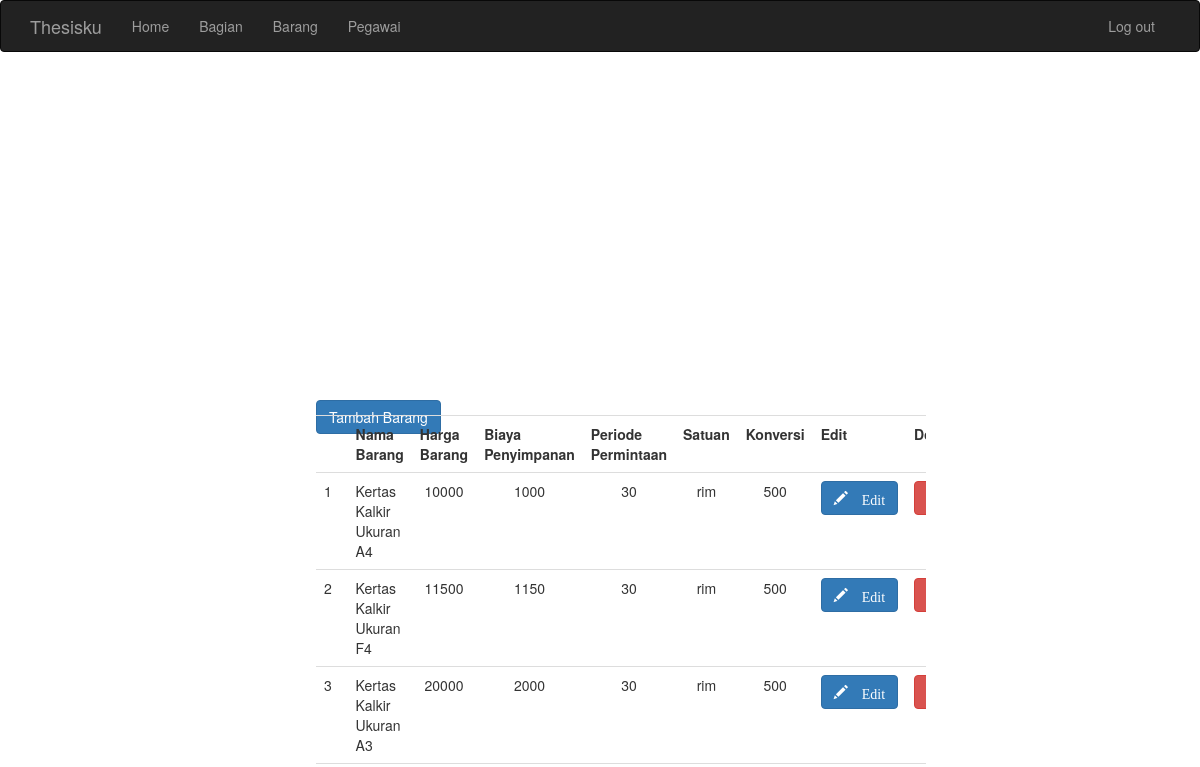
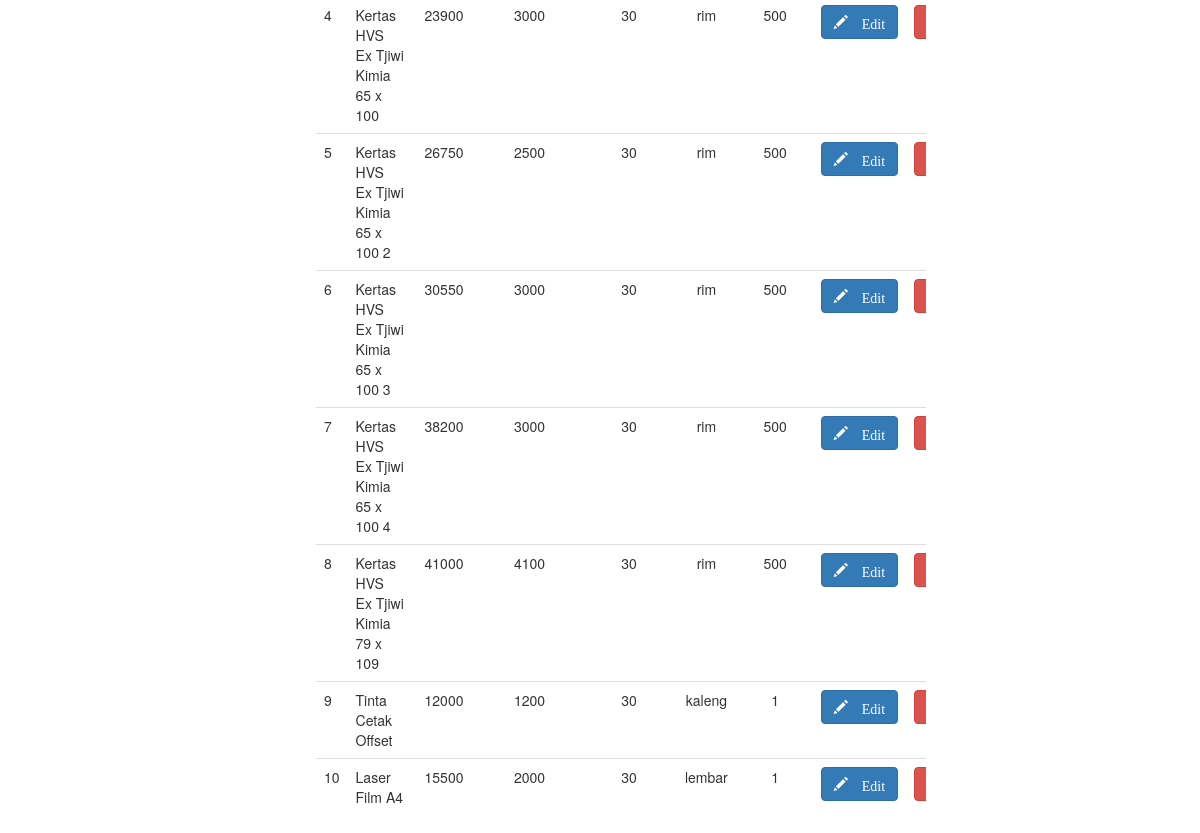
Before: /index.php/admin/barang with the older database file (2 pictures, top to bottom).
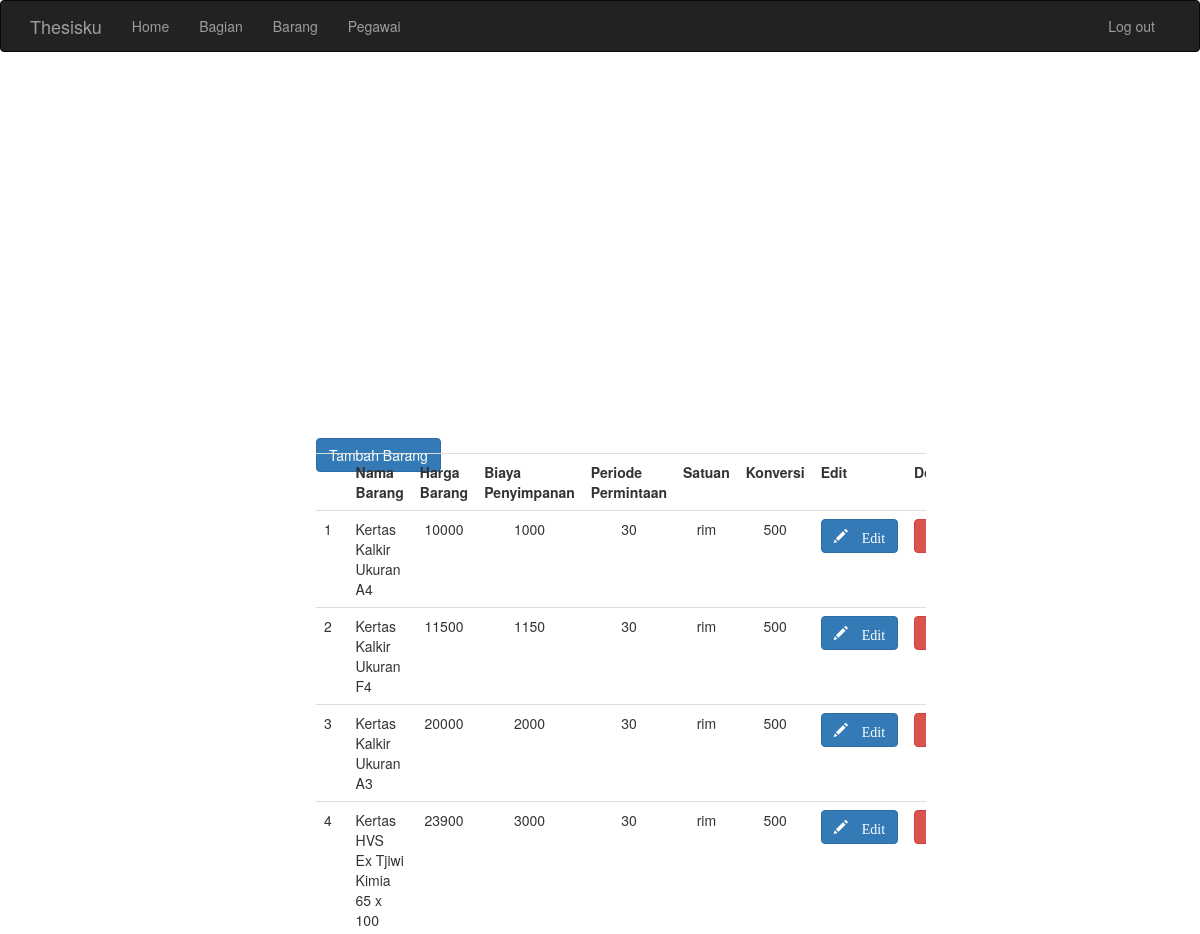
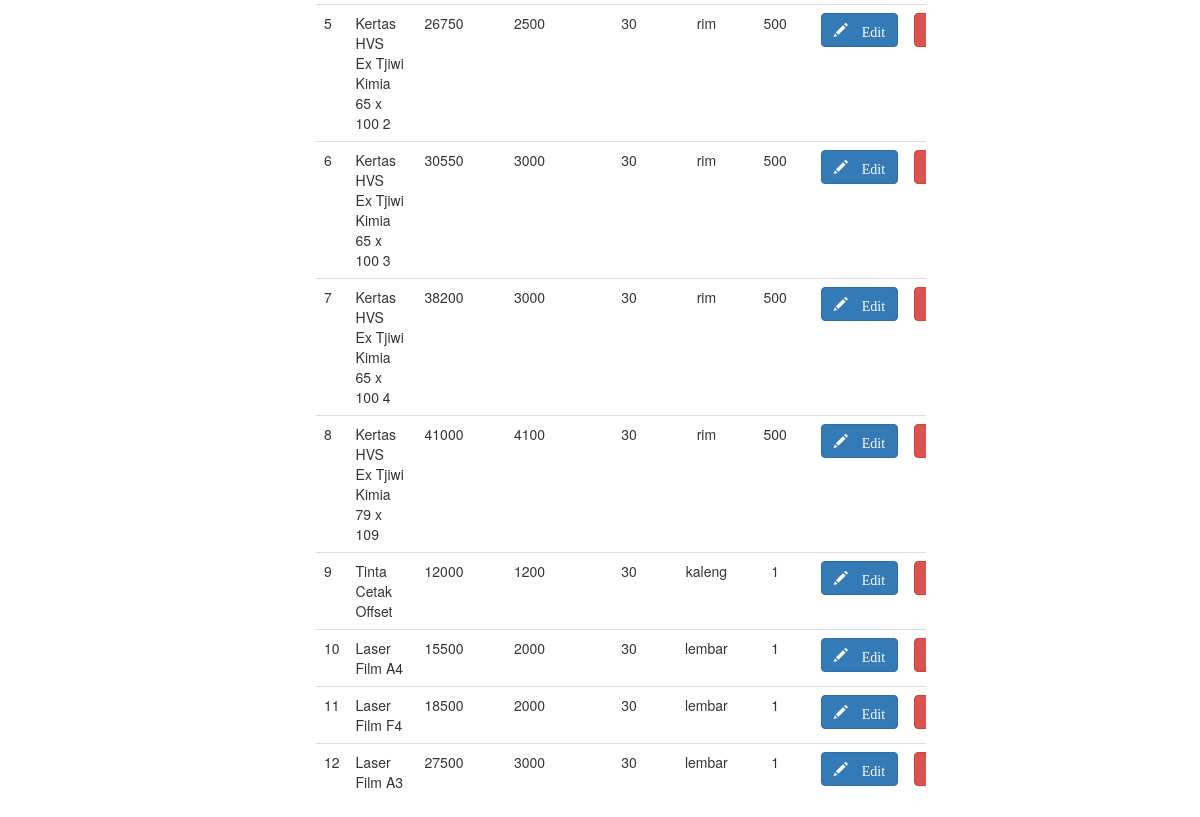
After: the same page with the newer database file (2 pictures, top to bottom).
### tables this page shows
CREATE TABLE `barang` (
  `id_barang` int(16) NOT NULL,
  `nama_barang` varchar(64) NOT NULL,
  `harga_barang` varchar(16) NOT NULL,
  `biaya_penyimpanan` varchar(16) NOT NULL,
  `periode_permintaan` varchar(4) NOT NULL,
  `satuan` varchar(16) NOT NULL,
  `konversi` varchar(16) NOT NULL
);

### application/controllers/admin/Barang.php (called while the page is built, shortened)
<?php
class barang extends CI_Controller
{
    public function __construct()
    {
        $this->load->model('templates');
    }
    public function index()
    {
        $data['DaftarBarang'] = $this->templates->view('barang')->result_array();
        $this->load->view('admin/template/header', $data);
        $this->load->view('admin/barang/index', $data);
        $this->load->view('admin/template/footer', $data);
    }
}

### index.php (called while the page is built, shortened)
<?php
require_once BASEPATH.'core/CodeIgniter.php';

### application/models/Templates.php (called while the page is built, shortened)
<?php
class templates extends CI_Model
{
    public function view($tabel)
    {
        return $this->db->get($tabel);
    }
}

### application/views/admin/barang/index.php (the view, shortened to what this page needs)
<div class="container-fluid">
    <div class="row">
        <div class="col-md-7 col-md-offset-2">
            <a href="<?=site_url('admin/barang/add')?>"><input type="submit" class="btn btn-md btn-primary" name="Tambah Barang" value="Tambah Barang"></a></br>
        </div>
    </div>
</div>
<br>
<div class="container-fluid">
    <div class="row">
        <div class="col-md-8 col-md-offset-2">
            <div class="table-responsive">
                <table class="table">
                    <tr>
                        <th> </th>
                        <th> Nama Barang </th>
                        <th> Harga Barang </th>
                        <th> Biaya Penyimpanan </th>
                        <th> Periode Permintaan </th>
                        <th> Satuan </th>
                        <th> Konversi </th>
                        <th> Edit </th>
                        <th> Delete </th>
                    </tr>
                    <tr>
                        <?php
                        foreach ($DaftarBarang as $key => $data) {
                        ?>
                            <td align=""> <?php echo $key + 1 ?> </td>
                            <td> <?php echo $data["nama_barang"] ?> </td>
                            <td align="center"> <?php echo $data["harga_barang"] ?> </td>
                            <td align="center"> <?php echo $data["biaya_penyimpanan"] ?> </td>
                            <td align="center"> <?php echo $data["periode_permintaan"] ?> </td>
                            <td align="center"> <?php echo $data["satuan"] ?> </td>
                            <td align="center"> <?php echo $data["konversi"] ?> </td>
                            <td>
                                <a href="<?= site_url('admin/barang/edit') ?>?id=<?php echo $data['id_barang'] ?>">
                                    <button type="button" class="btn btn-primary">
                                        <span class="glyphicon glyphicon-pencil">
                                            Edit
                                        </span>
                                    </button>
                                </a>
                            </td>
                            <td>
                                <a href="<?= site_url('admin/barang/delete') ?>?id=<?php echo $data["id_barang"]; ?>">
                                    <button onclick="return confirm('Hapus data ini?')" type="button" class="btn btn-danger">
                                    </button>
                                </a>
                            </td>
                    </tr>
                <?php
                        }
                ?>
                </table>
            </div>
        </div>
    </div>
</div>

### application/views/admin/template/header.php (shortened to what this page needs)
<!DOCTYPE html>
<html lang="en">
<head>
    <link href="<?= base_url() ?>public/css/bootstrap.min.css" rel="stylesheet">
    <link href="<?= base_url() ?>public/admin/css/stylesheet.css" rel="stylesheet">
</head>
<body>
    <?php $this->load->view('admin/template/navbar');?>

### application/views/admin/template/navbar.php (shortened to what this page needs)
<nav class="navbar navbar-inverse" role="navigation">
    <div class="container">
        <div class="navbar-header">
            <a class="navbar-brand" href="#">
                Thesisku
            </a>
        </div>
        <div class="collapse navbar-collapse" id="bs-example-navbar-collapse-1">
            <ul class="nav navbar-nav">
                <li><a href="<?=site_url('admin/admin/')?>"> Home </a></li>
                <li><a href="<?=site_url('admin/bagian/')?>"> Bagian </a></li>
                <li><a href="<?=site_url('admin/barang/')?>"> Barang </a></li>
                <li><a href="<?=site_url('admin/pegawai/')?>"> Pegawai </a></li>
            </ul>
            <ul class="nav navbar-nav navbar-right">
                <li><a href="#"> <?php echo $this->session->nama ?> </a></li>
                <li><a href="<?=site_url('auth/logout')?>"> Log out </a></li>
            </ul>
        </div>
    </div>
</nav>

### application/views/admin/template/footer.php (shortened to what this page needs)
</body>
</html>

### public/admin/css/stylesheet.css (style rules this page uses)
.col-md-8 { margin-top: 15px; }

Changed rows visible on the page:
added barang: nama_barang "Laser Film F4", harga_barang "18500", biaya_penyimpanan "2000", periode_permintaan "30", satuan "lembar", konversi "1"
added barang: nama_barang "Laser Film A3", harga_barang "27500", biaya_penyimpanan "3000", periode_permintaan "30", satuan "lembar", konversi "1"
